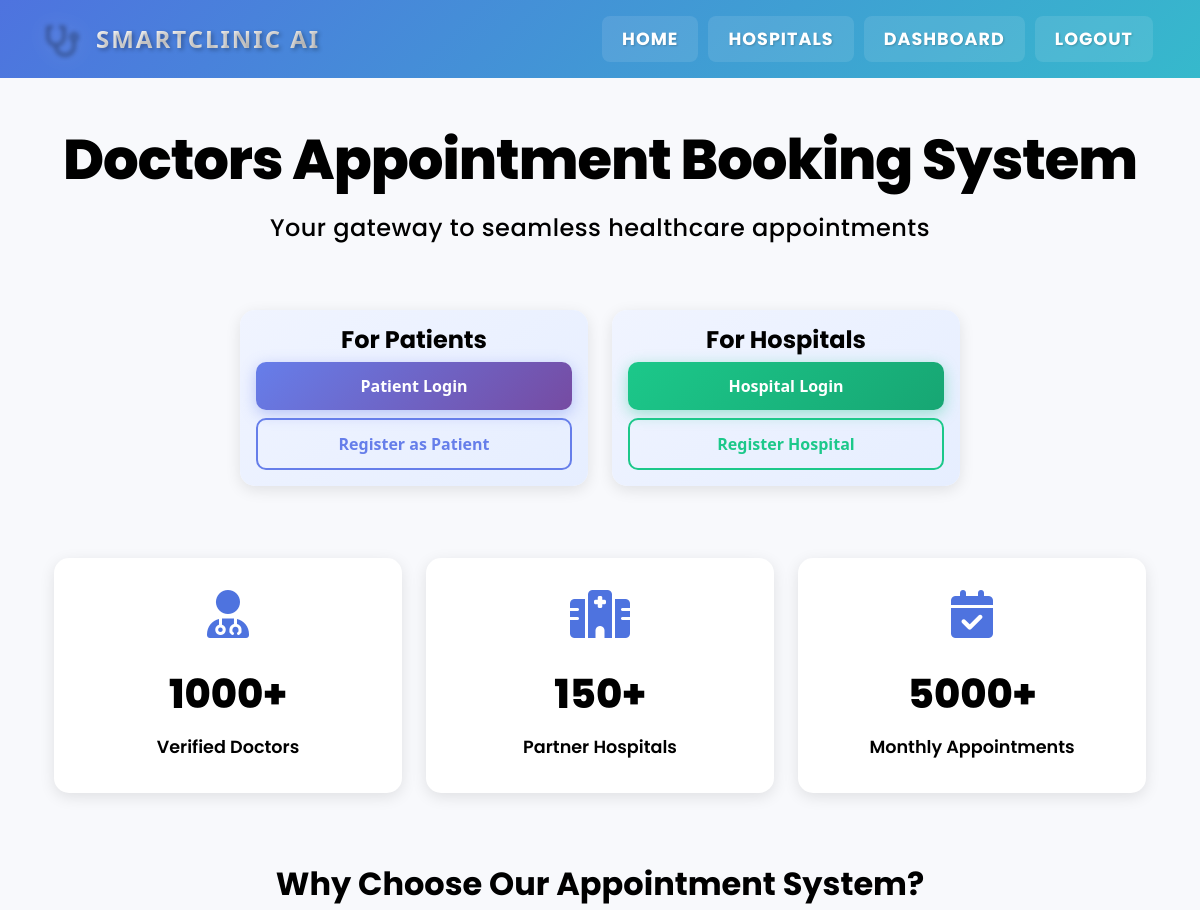
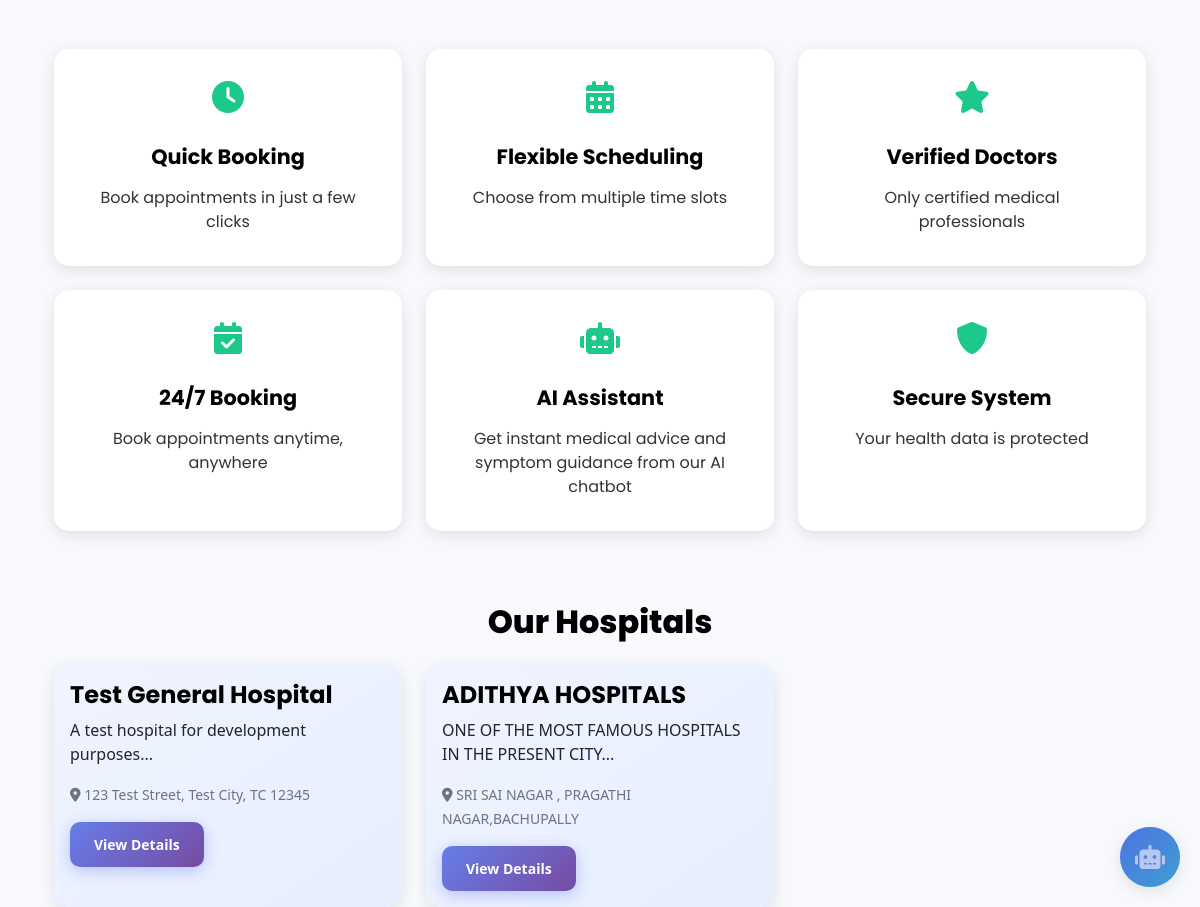
Screenshot of / (signed in) with the database file from the repository (2 pictures, top to bottom).
### app.py (models this page shows)
class Hospital(db.Model):
    id = db.Column(db.Integer, primary_key=True)
    name = db.Column(db.String(200), nullable=False)
    address = db.Column(db.String(500), nullable=False)
    contact = db.Column(db.String(20))
    admin_id = db.Column(db.Integer, db.ForeignKey('user.id'), nullable=False)
    description = db.Column(db.Text)
    doctors = db.relationship('Doctor', backref='hospital', lazy=True)
    appointments = db.relationship('Appointment', backref='hospital', lazy=True)

### app.py (the view)
@app.route('/')
def index():
    hospitals = Hospital.query.all()
    return render_template('index.html', hospitals=hospitals)

### templates/index.html (shortened to what this page needs)
{% extends "base.html" %}
{% block content %}
<div class="container mt-5">
    <div class="row">
        <div class="col-12 text-center mb-5">
            <h1 class="hero-title">Doctors Appointment Booking System</h1>
            <p class="hero-subtitle">Your gateway to seamless healthcare appointments</p>
        </div>
    </div>
    <div class="row justify-content-center mb-5">
        <div class="col-md-4 mb-4">
            <div class="card text-center">
                <div class="card-body">
                    <h3 class="card-title">For Patients</h3>
                    <div class="d-grid gap-2">
                        <a href="{{ url_for('login', user_type='patient') }}" class="btn btn-primary">Patient Login</a>
                        <a href="{{ url_for('register', user_type='patient') }}" class="btn btn-outline-primary">Register as Patient</a>
                    </div>
                </div>
            </div>
        </div>
        <div class="col-md-4 mb-4">
            <div class="card text-center">
                <div class="card-body">
                    <h3 class="card-title">For Hospitals</h3>
                    <div class="d-grid gap-2">
                        <a href="{{ url_for('login', user_type='hospital_admin') }}" class="btn btn-success">Hospital Login</a>
                        <a href="{{ url_for('register_hospital') }}" class="btn btn-outline-success">Register Hospital</a>
                    </div>
                </div>
            </div>
        </div>
    </div>
    <div class="row text-center mb-5">
        <div class="col-md-4 mb-4">
            <div class="stat-box">
                <i class="fas fa-user-md fa-3x mb-3"></i>
                <h2>1000+</h2>
                <p>Verified Doctors</p>
            </div>
        </div>
        <div class="col-md-4 mb-4">
            <div class="stat-box">
                <i class="fas fa-hospital fa-3x mb-3"></i>
                <h2>150+</h2>
                <p>Partner Hospitals</p>
            </div>
        </div>
        <div class="col-md-4 mb-4">
            <div class="stat-box">
                <i class="fas fa-calendar-check fa-3x mb-3"></i>
                <h2>5000+</h2>
                <p>Monthly Appointments</p>
            </div>
        </div>
    </div>
    <div class="row mb-5">
        <div class="col-12 text-center mb-4">
            <h2 class="section-heading">Why Choose Our Appointment System?</h2>
        </div>
        <div class="col-lg-4 col-md-6 mb-4">
            <div class="feature-box">
                <i class="fas fa-clock fa-2x mb-3"></i>
                <h4>Quick Booking</h4>
                <p>Book appointments in just a few clicks</p>
            </div>
        </div>
        <div class="col-lg-4 col-md-6 mb-4">
            <div class="feature-box">
                <i class="fas fa-calendar-alt fa-2x mb-3"></i>
                <h4>Flexible Scheduling</h4>
                <p>Choose from multiple time slots</p>
            </div>
        </div>
        <div class="col-lg-4 col-md-6 mb-4">
            <div class="feature-box">
                <i class="fas fa-star fa-2x mb-3"></i>
                <h4>Verified Doctors</h4>
                <p>Only certified medical professionals</p>
            </div>
        </div>
        <div class="col-lg-4 col-md-6 mb-4">
            <div class="feature-box">
                <i class="fas fa-calendar-check fa-2x mb-3"></i>
                <h4>24/7 Booking</h4>
                <p>Book appointments anytime, anywhere</p>
            </div>
        </div>
        <div class="col-lg-4 col-md-6 mb-4">
            <div class="feature-box">
                <i class="fas fa-robot fa-2x mb-3"></i>
                <h4>AI Assistant</h4>
                <p>Get instant medical advice and symptom guidance from our AI chatbot</p>
            </div>
        </div>
        <div class="col-lg-4 col-md-6 mb-4">
            <div class="feature-box">
                <i class="fas fa-shield-alt fa-2x mb-3"></i>
                <h4>Secure System</h4>
                <p>Your health data is protected</p>
            </div>
        </div>
    </div>
    <div class="row">
        <div class="col-12">
            <h2 class="text-center mb-4 hospitals-heading">Our Hospitals</h2>
            <div class="row row-cols-1 row-cols-md-3 g-4">
                {% for hospital in hospitals %}
                <div class="col">
                    <div class="card h-100">
                        <div class="card-body">
                            <h5 class="card-title">{{ hospital.name }}</h5>
                            <p class="card-text">{{ hospital.description[:150] + '...' if hospital.description else 'No description available' }}</p>
                            <p class="card-text"><small class="text-muted"><i class="fas fa-map-marker-alt"></i> {{ hospital.address }}</small></p>
                            <a href="{{ url_for('login', user_type='patient', next=url_for('hospital_details', hospital_id=hospital.id)) }}"
                               class="btn btn-primary btn-sm">View Details</a>
                        </div>
                    </div>
                </div>
                {% endfor %}
            </div>
        </div>
    </div>
</div>
{% endblock %}

### templates/base.html (style rules this page uses)
:root { --primary-color: #4e73df; --primary-rgb: 78, 115, 223; --info-color: #36b9cc; --success-color: #1cc88a; --warning-color: #f6c23e; --danger-color: #e74a3b; }
body { font-family: 'Segoe UI', Tahoma, Geneva, Verdana, sans-serif; background-color: #f8f9fc; }
.card { border: none; border-radius: 15px; box-shadow: 0 4px 6px rgba(0,0,0,0.1); transition: transform 0.3s ease, box-shadow 0.3s ease; }
.btn { border-radius: 30px; padding: 0.5rem 1.5rem; transition: all 0.3s ease; }
body { padding-right: 0 !important; overflow-y: scroll; }
.btn { transition: all 0.2s ease-in-out; position: relative; overflow: hidden; }
.card { transition: transform 0.2s ease-in-out, box-shadow 0.2s ease-in-out; }
body { padding-right: 0 !important; }
.btn { transition: all 0.2s ease-in-out; }

### templates/index.html (style rules this page uses)
.hero-title { color: #000000 !important; font-family: 'Poppins', sans-serif; font-weight: 800; font-size: 3.5rem; letter-spacing: -1px; margin-bottom: 1rem; }
.hero-subtitle { color: #000000 !important; font-family: 'Poppins', sans-serif; font-weight: 500; font-size: 1.5rem; letter-spacing: 0.5px; }
.stat-box { padding: 2rem; background: #ffffff; border-radius: 15px; box-shadow: 0 4px 15px rgba(0, 0, 0, 0.1); transition: transform 0.3s ease, box-shadow 0.3s ease; height: 100%; }
.stat-box i { color: #4e73df; }
.stat-box h2 { color: #000000; font-family: 'Poppins', sans-serif; font-weight: 800; font-size: 2.5rem; margin: 1rem 0; }
.stat-box p { color: #000000; font-family: 'Poppins', sans-serif; font-weight: 600; font-size: 1.1rem; margin: 0; }
.section-heading { color: #000000; font-family: 'Poppins', sans-serif; font-weight: 700; font-size: 2rem; margin-bottom: 2rem; }
.feature-box { padding: 2rem; background: #ffffff; border-radius: 15px; box-shadow: 0 4px 15px rgba(0, 0, 0, 0.1); transition: transform 0.3s ease, box-shadow 0.3s ease; text-align: center; height: 100%; }
.feature-box i { color: #1cc88a; }
.feature-box h4 { color: #000000; font-family: 'Poppins', sans-serif; font-weight: 700; font-size: 1.3rem; margin: 1rem 0; }
.feature-box p { color: #333333; font-family: 'Poppins', sans-serif; font-weight: 400; font-size: 1rem; margin: 0; }
.card { background: linear-gradient(145deg, #f0f4ff 0%, #e6eeff 100%) !important; border: none !important; box-shadow: 0 4px 15px rgba(0, 0, 0, 0.1) !important; transition: transform 0.3s ease, box-shadow 0.3s ease !important; }
.card-title { color: #000000 !important; font-family: 'Poppins', sans-serif !important; font-weight: 700 !important; font-size: 1.5rem !important; }
.btn-primary { background: linear-gradient(135deg, #667eea 0%, #764ba2 100%) !important; border: none !important; color: #ffffff !important; font-weight: 600 !important; padding: 0.75rem 1.5rem !important; border-radius: 10px !important; transition: all 0.3s ease !important; box-shadow: 0 4px 15px rgba(102, 126, 234, 0.4) !important; }
.btn-outline-primary { background: transparent !important; border: 2px solid #667eea !important; color: #667eea !important; font-weight: 600 !important; padding: 0.75rem 1.5rem !important; border-radius: 10px !important; transition: all 0.3s ease !important; }
.btn-success { background: linear-gradient(135deg, #1cc88a 0%, #17a673 100%) !important; border: none !important; color: #ffffff !important; font-weight: 600 !important; padding: 0.75rem 1.5rem !important; border-radius: 10px !important; transition: all 0.3s ease !important; box-shadow: 0 4px 15px rgba(28, 200, 138, 0.4) !important; }
.btn-outline-success { background: transparent !important; border: 2px solid #1cc88a !important; color: #1cc88a !important; font-weight: 600 !important; padding: 0.75rem 1.5rem !important; border-radius: 10px !important; transition: all 0.3s ease !important; }
.hospitals-heading { color: #000000 !important; font-family: 'Poppins', sans-serif !important; font-weight: 800 !important; font-size: 2rem !important; }

### rows the page displays
Hospital: name "Test General Hospital", description "A test hospital for development purposes...", address "123 Test Street, Test City, TC 12345"
Hospital: name "ADITHYA HOSPITALS", description "ONE OF THE MOST FAMOUS HOSPITALS IN THE PRESENT CITY...", address "SRI SAI NAGAR , PRAGATHI NAGAR,BACHUPALLY"
